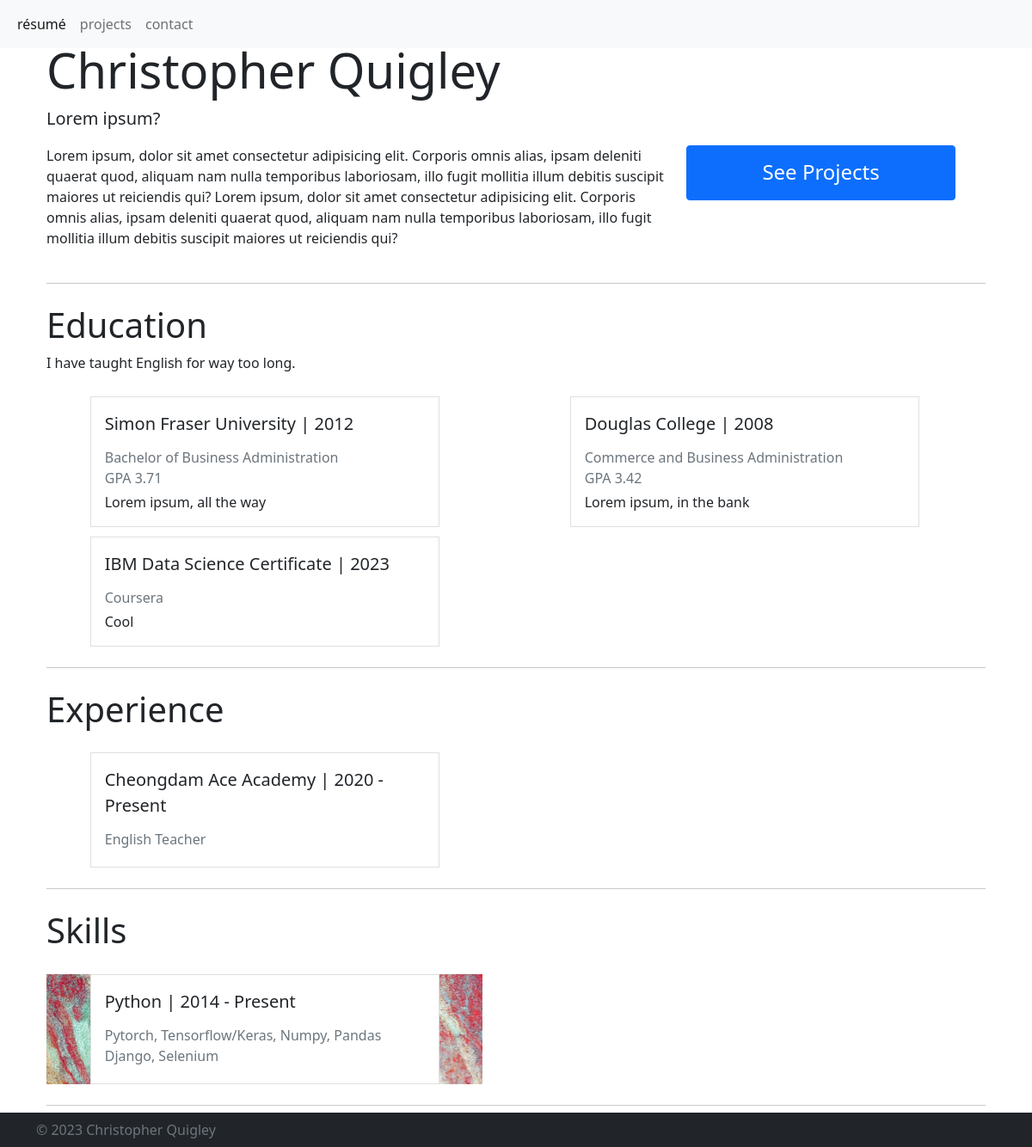
Screenshot of /resume/ with the database file from the repository.
### website/models.py (models this page shows, shortened)
class Resume(models.Model):
    name = models.CharField(max_length=200,blank=False)
    tagline = models.CharField(max_length=300,blank=True)
    highlights = models.TextField(blank=True)

class ResumeSection(models.Model):
    title = models.CharField(max_length=200,blank=False)
    description = models.TextField(blank=True)
    resume = models.ForeignKey(Resume,on_delete=models.CASCADE,related_name="sections")
    image_url = models.ImageField(upload_to='media/resume_images',blank=True)

class ResumeSectionObject(models.Model):
    resume_section = models.ForeignKey(ResumeSection,on_delete=models.CASCADE,related_name="section_objects")
    title = models.CharField(max_length=200,blank=False)
    year = models.CharField(max_length=200,blank=True)
    line1 = models.CharField(max_length=200,blank=True)
    line2 = models.CharField(max_length=200,blank=True)
    line3 = models.CharField(max_length=200,blank=True)
    description = models.CharField(max_length=400,blank=True)

### website/views.py (the view)
# urls.py: path('resume/', views.HomeView.as_view(), name='home'),
class HomeView(TemplateView):
    template_name = 'home.html'
    def get_context_data(self, **kwargs):
        model = get_object_or_404(Resume,pk=1)
        context = super().get_context_data(**kwargs)
        context['request'] = self.request
        context['page'] = 'home'
        context['resume'] = model
        return context

### website/templates/home.html (shortened to what this page needs)
{% extends 'base.html'%}
{%load static%}
{%block head%}
<link rel="stylesheet" href="{% static 'css/pygment.css'%}">
{%endblock%}
{%block content%}
<div class="container mt-5">
    {% if resume %}
    <div class="jumbotron">
        <h1 class="display-4">{{resume.name}} </h1>
        <p class="lead">{%if resume.tagline%} {{resume.tagline}}  {%endif%}   </p>
            <div class="row">
                <div class="col-md-8"> <p>{%if resume.highlights%} {{resume.highlights}}{%endif%}</p></div>
                <div class="col-md-4"><a class="btn btn-primary btn-custom-lg" href="/" role="button">See Projects</a></div>
            </div>
        <hr class="my-4">
    </div>
    {% if resume.sections.all %}
        {% for section in resume.sections.all %}
        {% if section.image_url %}
       <div class="">
       {% else %}
       <div class="jumbotron">
        {%endif%}
          <h1 class="display-6">{{section.title}}</h1>
          <p>{{section.description}}</p>
        {%if section.section_objects.all %}
        <div class="row">
          {%for section_object in section.section_objects.all %}
        <div class="col-md-6">
            <div class="justify-content-center card-image-custom" style="background-image: url('{{section.image_url.url}}')">
                <div class="card">
                    <div class="card-body">
                        <p class="lead">{{section_object.title}} | {{section_object.year}}</p>
                        {%if section_object.line1 %} <p class="card-subtitle mb-1 text-muted">{{section_object.line1}}</p>{%endif%}
                        {%if section_object.line2 %} <p class="card-subtitle mb-1 text-muted">{{section_object.line2}}</p> {%endif%}
                        {%if section_object.description %}  <p class="card-text">{{section_object.description}}</p>{%endif%}
                    </div>
                </div>
            </div>
        </div>
          {%endfor%}
        </div>
          {% else%}
          No section objects exist yet. Please add one.
          {%endif%}
          <hr class="my-4">
       </div>
        {%endfor%}
    {% else%}
    <p>No sections exist yet. Please create a section</p>
    {% endif %}
    {%else%}
        <p>Error, no resume found</p>
    {%endif%}
</div>
{%endblock%}

### static/css/main.css (style rules this page uses)
.card { width: 80%; border-radius: 0%; text-align: left; }
.card-image-custom { width: 95%; margin-top: 2%; display: flex; justify-content: center; }
.btn-custom-lg { width: 90%; height: 4rem; font-size: 1.5rem; line-height: 3rem; }

### rows the page displays
Resume: name "Christopher Quigley", tagline "Lorem ipsum?", highlights "Lorem ipsum, dolor sit amet consectetur adipisicing elit. Corporis omnis alias, ipsam deleniti quaerat quod, aliquam nam nulla temporibus laboriosam, illo fugit mollitia illum debitis suscipit maiores ut reiciendis qui? Lorem ipsum, dolor sit amet consectetur adipisicing elit. Corporis omnis alias, ipsam deleniti quaerat quod, aliquam nam nulla temporibus laboriosam, illo fugit mollitia illum debitis suscipit maiores ut reiciendis qui?"
ResumeSection: title "Education", description "I have taught English for way too long."
ResumeSectionObject: title "Simon Fraser University", year "2012", line1 "Bachelor of Business Administration", line2 "GPA 3.71", description "Lorem ipsum, all the way"
ResumeSectionObject: title "Douglas College", year "2008", line1 "Commerce and Business Administration", line2 "GPA 3.42", description "Lorem ipsum, in the bank"
ResumeSectionObject: title "IBM Data Science Certificate", year "2023", line1 "Coursera", description "Cool"
ResumeSection: title "Experience"
ResumeSectionObject: title "Cheongdam Ace Academy", year "2020 - Present", line1 "English Teacher"
ResumeSection: title "Skills"
ResumeSectionObject: image_url (picture), title "Python", year "2014 - Present", line1 "Pytorch, Tensorflow/Keras, Numpy, Pandas", line2 "Django, Selenium"
